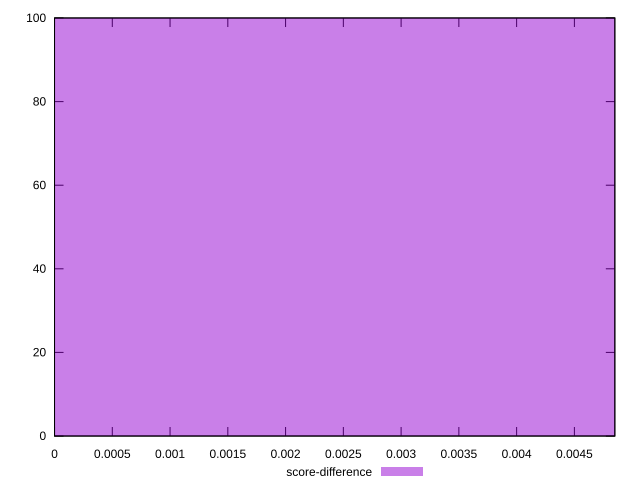

Source code (gnuplot):
reset

$scoreDifference <<EOF
0 100
EOF

set key outside below
set boxwidth 0.1
set xrange [0:0.004850000540415511]
set yrange [0:100]
set trange [0:100]
set style fill transparent solid 0.5 noborder
set terminal svg size 640, 490 enhanced background rgb 'white'
set output "report_00008_2021-01-22T20:58:29.167/uses-rel-preconnect/samples/pages+cached/score-difference/histogram.svg"

plot $scoreDifference title "score-difference" with boxes

reset
